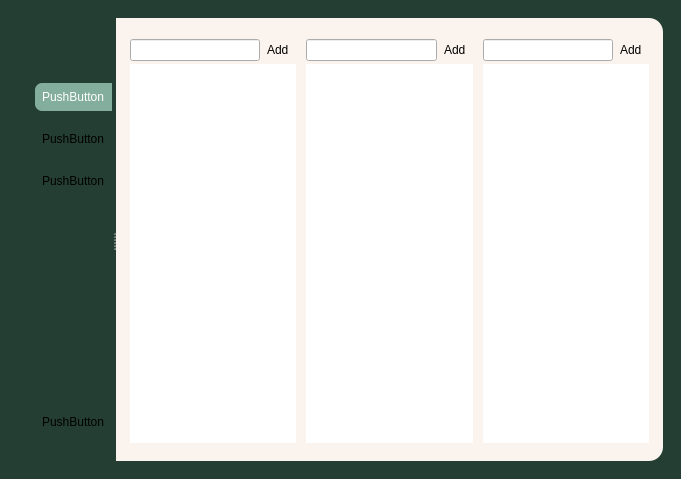
<?xml version="1.0" encoding="UTF-8"?>
<ui version="4.0">
 <class>MainWindow</class>
 <widget class="QMainWindow" name="MainWindow">
  <property name="geometry">
   <rect>
    <x>0</x>
    <y>0</y>
    <width>681</width>
    <height>479</height>
   </rect>
  </property>
  <property name="windowTitle">
   <string>MainWindow</string>
  </property>
  <property name="styleSheet">
   <string notr="true">#bgWidget, #centralwidget{
	background-color: rgb(36, 62, 51);
	border: none;
}

#mainContentWidget{
	border-top-right-radius:14px;
	border-bottom-right-radius:14px;
	background-color: rgb(251, 244, 238);
}

#dailyPushButton{
	background-color: rgb(131, 174, 157);
	color: white;
	font: 63 11pt &quot;Yu Gothic UI Semibold&quot;;
}
QPushButton{
	text-align:left;
	padding:7;
	border-top-left-radius:7px;
	border-bottom-left-radius:7px;
}
QListWidget{
	border:None;
}</string>
  </property>
  <widget class="QWidget" name="centralwidget">
   <layout class="QGridLayout" name="gridLayout">
    <item row="0" column="0">
     <widget class="QWidget" name="bgWidget" native="true">
      <layout class="QHBoxLayout" name="horizontalLayout">
       <item>
        <widget class="QSplitter" name="splitter">
         <property name="orientation">
          <enum>Qt::Horizontal</enum>
         </property>
         <widget class="QWidget" name="sideMenuWidget" native="true">
          <layout class="QVBoxLayout" name="verticalLayout">
           <property name="spacing">
            <number>0</number>
           </property>
           <property name="leftMargin">
            <number>17</number>
           </property>
           <property name="topMargin">
            <number>65</number>
           </property>
           <property name="rightMargin">
            <number>0</number>
           </property>
           <property name="bottomMargin">
            <number>25</number>
           </property>
           <item>
            <widget class="QWidget" name="topMenuWidget" native="true">
             <layout class="QVBoxLayout" name="verticalLayout_3">
              <property name="spacing">
               <number>14</number>
              </property>
              <property name="leftMargin">
               <number>0</number>
              </property>
              <property name="topMargin">
               <number>0</number>
              </property>
              <property name="rightMargin">
               <number>0</number>
              </property>
              <property name="bottomMargin">
               <number>0</number>
              </property>
              <item>
               <widget class="QPushButton" name="dailyPushButton">
                <property name="text">
                 <string>PushButton</string>
                </property>
               </widget>
              </item>
              <item>
               <widget class="QPushButton" name="weeklyPushButton">
                <property name="text">
                 <string>PushButton</string>
                </property>
               </widget>
              </item>
              <item>
               <widget class="QPushButton" name="monthlyPushButton">
                <property name="text">
                 <string>PushButton</string>
                </property>
               </widget>
              </item>
             </layout>
            </widget>
           </item>
           <item>
            <spacer name="verticalSpacer">
             <property name="orientation">
              <enum>Qt::Vertical</enum>
             </property>
             <property name="sizeHint" stdset="0">
              <size>
               <width>20</width>
               <height>40</height>
              </size>
             </property>
            </spacer>
           </item>
           <item>
            <widget class="QWidget" name="bottomMenuWidget" native="true">
             <layout class="QVBoxLayout" name="verticalLayout_2">
              <property name="spacing">
               <number>0</number>
              </property>
              <property name="leftMargin">
               <number>0</number>
              </property>
              <property name="topMargin">
               <number>0</number>
              </property>
              <property name="rightMargin">
               <number>0</number>
              </property>
              <property name="bottomMargin">
               <number>0</number>
              </property>
              <item>
               <widget class="QPushButton" name="settingsPushButton">
                <property name="text">
                 <string>PushButton</string>
                </property>
               </widget>
              </item>
             </layout>
            </widget>
           </item>
          </layout>
         </widget>
         <widget class="QWidget" name="mainContentWidget" native="true">
          <layout class="QHBoxLayout" name="horizontalLayout_2">
           <property name="spacing">
            <number>10</number>
           </property>
           <property name="leftMargin">
            <number>14</number>
           </property>
           <property name="topMargin">
            <number>18</number>
           </property>
           <property name="rightMargin">
            <number>14</number>
           </property>
           <property name="bottomMargin">
            <number>18</number>
           </property>
           <item>
            <widget class="QWidget" name="widget" native="true">
             <layout class="QVBoxLayout" name="verticalLayout_4">
              <property name="spacing">
               <number>0</number>
              </property>
              <property name="leftMargin">
               <number>0</number>
              </property>
              <property name="topMargin">
               <number>0</number>
              </property>
              <property name="rightMargin">
               <number>0</number>
              </property>
              <property name="bottomMargin">
               <number>0</number>
              </property>
              <item>
               <widget class="QWidget" name="widget_4" native="true">
                <layout class="QHBoxLayout" name="horizontalLayout_3">
                 <property name="spacing">
                  <number>0</number>
                 </property>
                 <property name="leftMargin">
                  <number>0</number>
                 </property>
                 <property name="topMargin">
                  <number>0</number>
                 </property>
                 <property name="rightMargin">
                  <number>0</number>
                 </property>
                 <property name="bottomMargin">
                  <number>0</number>
                 </property>
                 <item>
                  <widget class="QLineEdit" name="todoAddTaskLineEdit"/>
                 </item>
                 <item>
                  <widget class="QPushButton" name="todoAddTaskPushButton">
                   <property name="text">
                    <string>Add</string>
                   </property>
                   <property name="default">
                    <bool>false</bool>
                   </property>
                   <property name="flat">
                    <bool>false</bool>
                   </property>
                  </widget>
                 </item>
                </layout>
               </widget>
              </item>
              <item>
               <widget class="QListWidget" name="todoListWidget">
                <property name="acceptDrops">
                 <bool>true</bool>
                </property>
                <property name="frameShadow">
                 <enum>QFrame::Raised</enum>
                </property>
                <property name="dragEnabled">
                 <bool>true</bool>
                </property>
                <property name="dragDropMode">
                 <enum>QAbstractItemView::DragDrop</enum>
                </property>
                <property name="defaultDropAction">
                 <enum>Qt::MoveAction</enum>
                </property>
                <property name="alternatingRowColors">
                 <bool>true</bool>
                </property>
               </widget>
              </item>
             </layout>
            </widget>
           </item>
           <item>
            <widget class="QWidget" name="widget_2" native="true">
             <layout class="QVBoxLayout" name="verticalLayout_5">
              <property name="spacing">
               <number>0</number>
              </property>
              <property name="leftMargin">
               <number>0</number>
              </property>
              <property name="topMargin">
               <number>0</number>
              </property>
              <property name="rightMargin">
               <number>0</number>
              </property>
              <property name="bottomMargin">
               <number>0</number>
              </property>
              <item>
               <widget class="QWidget" name="widget_5" native="true">
                <layout class="QHBoxLayout" name="horizontalLayout_5">
                 <property name="spacing">
                  <number>0</number>
                 </property>
                 <property name="leftMargin">
                  <number>0</number>
                 </property>
                 <property name="topMargin">
                  <number>0</number>
                 </property>
                 <property name="rightMargin">
                  <number>0</number>
                 </property>
                 <property name="bottomMargin">
                  <number>0</number>
                 </property>
                 <item>
                  <widget class="QLineEdit" name="inPAddTaskLineEdit"/>
                 </item>
                 <item>
                  <widget class="QPushButton" name="inPAddTaskPushButton">
                   <property name="text">
                    <string>Add</string>
                   </property>
                  </widget>
                 </item>
                </layout>
               </widget>
              </item>
              <item>
               <widget class="QListWidget" name="inProgressListWidget">
                <property name="acceptDrops">
                 <bool>true</bool>
                </property>
                <property name="frameShadow">
                 <enum>QFrame::Raised</enum>
                </property>
                <property name="dragEnabled">
                 <bool>true</bool>
                </property>
                <property name="dragDropMode">
                 <enum>QAbstractItemView::DragDrop</enum>
                </property>
                <property name="defaultDropAction">
                 <enum>Qt::MoveAction</enum>
                </property>
                <property name="alternatingRowColors">
                 <bool>true</bool>
                </property>
               </widget>
              </item>
             </layout>
            </widget>
           </item>
           <item>
            <widget class="QWidget" name="widget_3" native="true">
             <layout class="QVBoxLayout" name="verticalLayout_6">
              <property name="spacing">
               <number>0</number>
              </property>
              <property name="leftMargin">
               <number>0</number>
              </property>
              <property name="topMargin">
               <number>0</number>
              </property>
              <property name="rightMargin">
               <number>0</number>
              </property>
              <property name="bottomMargin">
               <number>0</number>
              </property>
              <item>
               <widget class="QWidget" name="widget_6" native="true">
                <layout class="QHBoxLayout" name="horizontalLayout_4">
                 <property name="spacing">
                  <number>0</number>
                 </property>
                 <property name="leftMargin">
                  <number>0</number>
                 </property>
                 <property name="topMargin">
                  <number>0</number>
                 </property>
                 <property name="rightMargin">
                  <number>0</number>
                 </property>
                 <property name="bottomMargin">
                  <number>0</number>
                 </property>
                 <item>
                  <widget class="QLineEdit" name="doneAddTaskLineEdit"/>
                 </item>
                 <item>
                  <widget class="QPushButton" name="doneAddTaskPushButton">
                   <property name="text">
                    <string>Add</string>
                   </property>
                  </widget>
                 </item>
                </layout>
               </widget>
              </item>
              <item>
               <widget class="QListWidget" name="doneListWidget">
                <property name="acceptDrops">
                 <bool>true</bool>
                </property>
                <property name="frameShadow">
                 <enum>QFrame::Raised</enum>
                </property>
                <property name="dragEnabled">
                 <bool>true</bool>
                </property>
                <property name="dragDropMode">
                 <enum>QAbstractItemView::DragDrop</enum>
                </property>
                <property name="defaultDropAction">
                 <enum>Qt::MoveAction</enum>
                </property>
                <property name="alternatingRowColors">
                 <bool>true</bool>
                </property>
               </widget>
              </item>
             </layout>
            </widget>
           </item>
          </layout>
         </widget>
        </widget>
       </item>
      </layout>
     </widget>
    </item>
   </layout>
  </widget>
 </widget>
 <resources/>
 <connections/>
</ui>
